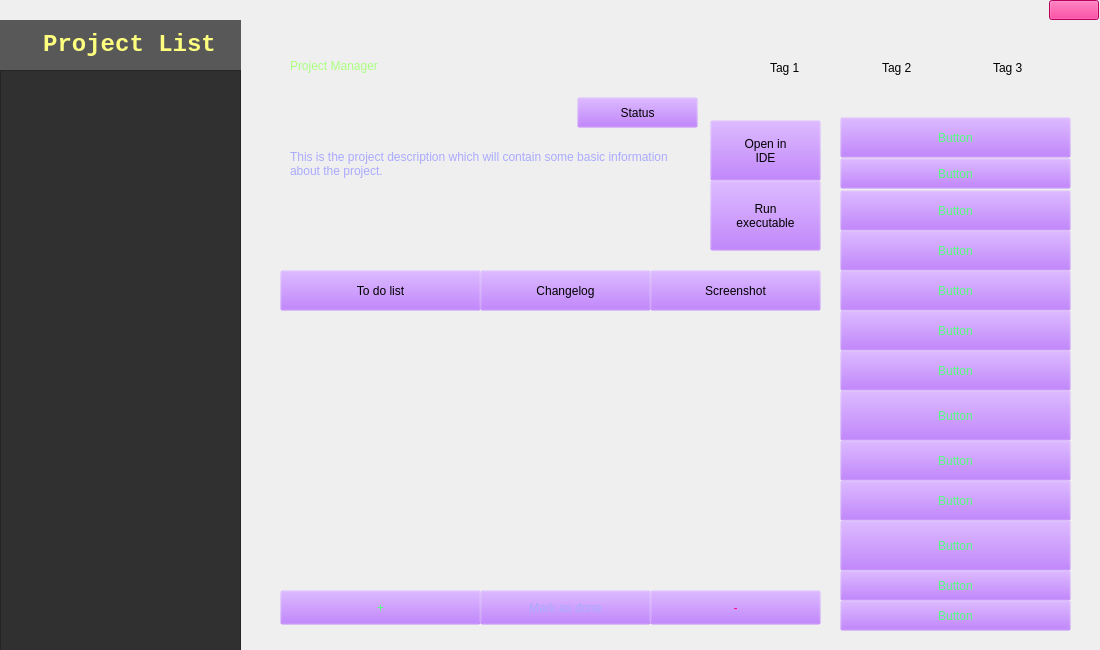
<?xml version="1.0" encoding="UTF-8"?>
<ui version="4.0">
 <class>Manager</class>
 <widget class="QMainWindow" name="Manager">
  <property name="geometry">
   <rect>
    <x>0</x>
    <y>0</y>
    <width>1100</width>
    <height>650</height>
   </rect>
  </property>
  <property name="windowTitle">
   <string>Manager</string>
  </property>
  <property name="autoFillBackground">
   <bool>false</bool>
  </property>
  <property name="styleSheet">
   <string notr="true"/>
  </property>
  <widget class="QWidget" name="centralwidget">
   <property name="styleSheet">
    <string notr="true"/>
   </property>
   <widget class="QPushButton" name="quitButton">
    <property name="geometry">
     <rect>
      <x>1049</x>
      <y>0</y>
      <width>50</width>
      <height>20</height>
     </rect>
    </property>
    <property name="styleSheet">
     <string notr="true">font: 75 12pt &quot;Consolas&quot;;
background-color: rgb(255, 0, 127);</string>
    </property>
    <property name="text">
     <string/>
    </property>
   </widget>
   <widget class="QListWidget" name="projectsList">
    <property name="geometry">
     <rect>
      <x>0</x>
      <y>70</y>
      <width>241</width>
      <height>581</height>
     </rect>
    </property>
    <property name="styleSheet">
     <string notr="true">background-color: rgb(48, 48, 48);
color: rgb(170, 85, 255);
font: 14pt &quot;Consolas&quot;;</string>
    </property>
   </widget>
   <widget class="QLabel" name="projectListLabel">
    <property name="geometry">
     <rect>
      <x>0</x>
      <y>20</y>
      <width>241</width>
      <height>50</height>
     </rect>
    </property>
    <property name="font">
     <font>
      <family>Consolas</family>
      <pointsize>18</pointsize>
      <weight>75</weight>
      <bold>true</bold>
     </font>
    </property>
    <property name="styleSheet">
     <string notr="true">background-color: rgb(88, 88, 88);
color: rgb(255, 255, 127);</string>
    </property>
    <property name="text">
     <string>   Project List</string>
    </property>
   </widget>
   <widget class="QLabel" name="projectName">
    <property name="geometry">
     <rect>
      <x>290</x>
      <y>40</y>
      <width>431</width>
      <height>51</height>
     </rect>
    </property>
    <property name="styleSheet">
     <string notr="true">font: 75 25pt &quot;Consolas&quot;;
color: rgb(170, 255, 127);</string>
    </property>
    <property name="text">
     <string>Project Manager</string>
    </property>
   </widget>
   <widget class="QLabel" name="Tag1">
    <property name="geometry">
     <rect>
      <x>770</x>
      <y>47</y>
      <width>91</width>
      <height>41</height>
     </rect>
    </property>
    <property name="styleSheet">
     <string notr="true">font: 16pt &quot;Consolas&quot;;</string>
    </property>
    <property name="text">
     <string>Tag 1</string>
    </property>
   </widget>
   <widget class="QLabel" name="Tag2">
    <property name="geometry">
     <rect>
      <x>882</x>
      <y>47</y>
      <width>91</width>
      <height>41</height>
     </rect>
    </property>
    <property name="styleSheet">
     <string notr="true">font: 16pt &quot;Consolas&quot;;</string>
    </property>
    <property name="text">
     <string>Tag 2</string>
    </property>
   </widget>
   <widget class="QLabel" name="Tag3">
    <property name="geometry">
     <rect>
      <x>993</x>
      <y>47</y>
      <width>91</width>
      <height>41</height>
     </rect>
    </property>
    <property name="styleSheet">
     <string notr="true">font: 16pt &quot;Consolas&quot;;</string>
    </property>
    <property name="text">
     <string>Tag 3</string>
    </property>
   </widget>
   <widget class="QLabel" name="projectDescription">
    <property name="geometry">
     <rect>
      <x>290</x>
      <y>150</y>
      <width>401</width>
      <height>121</height>
     </rect>
    </property>
    <property name="styleSheet">
     <string notr="true">font: 14pt &quot;Consolas&quot;;
color: rgb(170, 170, 255);</string>
    </property>
    <property name="text">
     <string>This is the project description which will contain some basic information about the project.</string>
    </property>
    <property name="alignment">
     <set>Qt::AlignLeading|Qt::AlignLeft|Qt::AlignTop</set>
    </property>
    <property name="wordWrap">
     <bool>true</bool>
    </property>
   </widget>
   <widget class="QPushButton" name="statusButton">
    <property name="geometry">
     <rect>
      <x>577</x>
      <y>97</y>
      <width>121</width>
      <height>31</height>
     </rect>
    </property>
    <property name="styleSheet">
     <string notr="true">font: 18pt &quot;Consolas&quot;;
background-color: rgba(170, 85, 255, 0);</string>
    </property>
    <property name="text">
     <string>Status</string>
    </property>
   </widget>
   <widget class="QPushButton" name="openInIDE">
    <property name="geometry">
     <rect>
      <x>710</x>
      <y>120</y>
      <width>111</width>
      <height>61</height>
     </rect>
    </property>
    <property name="styleSheet">
     <string notr="true">font: 14pt &quot;Consolas&quot;;
background-color: rgba(170, 85, 255, 0);</string>
    </property>
    <property name="text">
     <string>Open in
IDE</string>
    </property>
   </widget>
   <widget class="QPushButton" name="runExe">
    <property name="geometry">
     <rect>
      <x>710</x>
      <y>180</y>
      <width>111</width>
      <height>71</height>
     </rect>
    </property>
    <property name="styleSheet">
     <string notr="true">font: 12pt &quot;Consolas&quot;;
background-color: rgba(170, 85, 255, 0);</string>
    </property>
    <property name="text">
     <string>Run
executable</string>
    </property>
   </widget>
   <widget class="QPushButton" name="toDoList">
    <property name="geometry">
     <rect>
      <x>280</x>
      <y>270</y>
      <width>201</width>
      <height>41</height>
     </rect>
    </property>
    <property name="styleSheet">
     <string notr="true">font: 12pt &quot;Consolas&quot;;
background-color: rgba(170, 85, 255, 0);</string>
    </property>
    <property name="text">
     <string>To do list</string>
    </property>
   </widget>
   <widget class="QPushButton" name="changelog">
    <property name="geometry">
     <rect>
      <x>480</x>
      <y>270</y>
      <width>171</width>
      <height>41</height>
     </rect>
    </property>
    <property name="styleSheet">
     <string notr="true">font: 12pt &quot;Consolas&quot;;
background-color: rgba(170, 85, 255, 0);</string>
    </property>
    <property name="text">
     <string>Changelog</string>
    </property>
   </widget>
   <widget class="QPushButton" name="screenshot">
    <property name="geometry">
     <rect>
      <x>650</x>
      <y>270</y>
      <width>171</width>
      <height>41</height>
     </rect>
    </property>
    <property name="styleSheet">
     <string notr="true">font: 12pt &quot;Consolas&quot;;
background-color: rgba(170, 85, 255, 0);</string>
    </property>
    <property name="text">
     <string>Screenshot</string>
    </property>
   </widget>
   <widget class="QPushButton" name="button">
    <property name="geometry">
     <rect>
      <x>840</x>
      <y>117</y>
      <width>231</width>
      <height>41</height>
     </rect>
    </property>
    <property name="styleSheet">
     <string notr="true">font: 12pt &quot;Consolas&quot;;
background-color: rgba(170, 85, 255, 0);
color: rgb(85, 255, 127);</string>
    </property>
    <property name="text">
     <string>Button</string>
    </property>
   </widget>
   <widget class="QPushButton" name="button_2">
    <property name="geometry">
     <rect>
      <x>840</x>
      <y>158</y>
      <width>231</width>
      <height>31</height>
     </rect>
    </property>
    <property name="styleSheet">
     <string notr="true">font: 12pt &quot;Consolas&quot;;
background-color: rgba(170, 85, 255, 0);
color: rgb(85, 255, 127);</string>
    </property>
    <property name="text">
     <string>Button</string>
    </property>
   </widget>
   <widget class="QPushButton" name="button_3">
    <property name="geometry">
     <rect>
      <x>840</x>
      <y>190</y>
      <width>231</width>
      <height>41</height>
     </rect>
    </property>
    <property name="styleSheet">
     <string notr="true">font: 12pt &quot;Consolas&quot;;
background-color: rgba(170, 85, 255, 0);
color: rgb(85, 255, 127);</string>
    </property>
    <property name="text">
     <string>Button</string>
    </property>
   </widget>
   <widget class="QPushButton" name="button_4">
    <property name="geometry">
     <rect>
      <x>840</x>
      <y>230</y>
      <width>231</width>
      <height>41</height>
     </rect>
    </property>
    <property name="styleSheet">
     <string notr="true">font: 12pt &quot;Consolas&quot;;
background-color: rgba(170, 85, 255, 0);
color: rgb(85, 255, 127);</string>
    </property>
    <property name="text">
     <string>Button</string>
    </property>
   </widget>
   <widget class="QPushButton" name="button_5">
    <property name="geometry">
     <rect>
      <x>840</x>
      <y>270</y>
      <width>231</width>
      <height>41</height>
     </rect>
    </property>
    <property name="styleSheet">
     <string notr="true">font: 12pt &quot;Consolas&quot;;
background-color: rgba(170, 85, 255, 0);
color: rgb(85, 255, 127);</string>
    </property>
    <property name="text">
     <string>Button</string>
    </property>
   </widget>
   <widget class="QPushButton" name="button_6">
    <property name="geometry">
     <rect>
      <x>840</x>
      <y>310</y>
      <width>231</width>
      <height>41</height>
     </rect>
    </property>
    <property name="styleSheet">
     <string notr="true">font: 12pt &quot;Consolas&quot;;
background-color: rgba(170, 85, 255, 0);
color: rgb(85, 255, 127);</string>
    </property>
    <property name="text">
     <string>Button</string>
    </property>
   </widget>
   <widget class="QPushButton" name="button_7">
    <property name="geometry">
     <rect>
      <x>840</x>
      <y>350</y>
      <width>231</width>
      <height>41</height>
     </rect>
    </property>
    <property name="styleSheet">
     <string notr="true">font: 12pt &quot;Consolas&quot;;
background-color: rgba(170, 85, 255, 0);
color: rgb(85, 255, 127);</string>
    </property>
    <property name="text">
     <string>Button</string>
    </property>
   </widget>
   <widget class="QPushButton" name="button_8">
    <property name="geometry">
     <rect>
      <x>840</x>
      <y>390</y>
      <width>231</width>
      <height>51</height>
     </rect>
    </property>
    <property name="styleSheet">
     <string notr="true">font: 12pt &quot;Consolas&quot;;
background-color: rgba(170, 85, 255, 0);
color: rgb(85, 255, 127);</string>
    </property>
    <property name="text">
     <string>Button</string>
    </property>
   </widget>
   <widget class="QPushButton" name="button_9">
    <property name="geometry">
     <rect>
      <x>840</x>
      <y>440</y>
      <width>231</width>
      <height>41</height>
     </rect>
    </property>
    <property name="styleSheet">
     <string notr="true">font: 12pt &quot;Consolas&quot;;
background-color: rgba(170, 85, 255, 0);
color: rgb(85, 255, 127);</string>
    </property>
    <property name="text">
     <string>Button</string>
    </property>
   </widget>
   <widget class="QPushButton" name="button_10">
    <property name="geometry">
     <rect>
      <x>840</x>
      <y>480</y>
      <width>231</width>
      <height>41</height>
     </rect>
    </property>
    <property name="styleSheet">
     <string notr="true">font: 12pt &quot;Consolas&quot;;
background-color: rgba(170, 85, 255, 0);
color: rgb(85, 255, 127);</string>
    </property>
    <property name="text">
     <string>Button</string>
    </property>
   </widget>
   <widget class="QPushButton" name="button_11">
    <property name="geometry">
     <rect>
      <x>840</x>
      <y>520</y>
      <width>231</width>
      <height>51</height>
     </rect>
    </property>
    <property name="styleSheet">
     <string notr="true">font: 12pt &quot;Consolas&quot;;
background-color: rgba(170, 85, 255, 0);
color: rgb(85, 255, 127);</string>
    </property>
    <property name="text">
     <string>Button</string>
    </property>
   </widget>
   <widget class="QPushButton" name="button_12">
    <property name="geometry">
     <rect>
      <x>840</x>
      <y>570</y>
      <width>231</width>
      <height>31</height>
     </rect>
    </property>
    <property name="styleSheet">
     <string notr="true">font: 12pt &quot;Consolas&quot;;
background-color: rgba(170, 85, 255, 0);
color: rgb(85, 255, 127);</string>
    </property>
    <property name="text">
     <string>Button</string>
    </property>
   </widget>
   <widget class="QPushButton" name="button_13">
    <property name="geometry">
     <rect>
      <x>840</x>
      <y>600</y>
      <width>231</width>
      <height>31</height>
     </rect>
    </property>
    <property name="styleSheet">
     <string notr="true">font: 12pt &quot;Consolas&quot;;
background-color: rgba(170, 85, 255, 0);
color: rgb(85, 255, 127);</string>
    </property>
    <property name="text">
     <string>Button</string>
    </property>
   </widget>
   <widget class="QPushButton" name="addTask">
    <property name="geometry">
     <rect>
      <x>280</x>
      <y>590</y>
      <width>201</width>
      <height>35</height>
     </rect>
    </property>
    <property name="styleSheet">
     <string notr="true">font: 12pt &quot;Consolas&quot;;
background-color: rgba(170, 85, 255, 0);
color: rgb(85, 255, 127);</string>
    </property>
    <property name="text">
     <string>+</string>
    </property>
   </widget>
   <widget class="QPushButton" name="markDoneOrNotDone">
    <property name="geometry">
     <rect>
      <x>480</x>
      <y>590</y>
      <width>171</width>
      <height>35</height>
     </rect>
    </property>
    <property name="styleSheet">
     <string notr="true">font: 12pt &quot;Consolas&quot;;
background-color: rgba(170, 85, 255, 0);
color: rgb(170, 170, 255);</string>
    </property>
    <property name="text">
     <string>Mark as done</string>
    </property>
   </widget>
   <widget class="QPushButton" name="removeTask">
    <property name="geometry">
     <rect>
      <x>650</x>
      <y>590</y>
      <width>171</width>
      <height>35</height>
     </rect>
    </property>
    <property name="styleSheet">
     <string notr="true">font: 12pt &quot;Consolas&quot;;
background-color: rgba(170, 85, 255, 0);
color: rgb(255, 0, 127);</string>
    </property>
    <property name="text">
     <string>-</string>
    </property>
   </widget>
   <widget class="QListWidget" name="List">
    <property name="geometry">
     <rect>
      <x>285</x>
      <y>311</y>
      <width>530</width>
      <height>278</height>
     </rect>
    </property>
    <property name="styleSheet">
     <string notr="true">background-color: rgba(255, 255, 255, 0);
font: 14pt &quot;Consolas&quot;;
</string>
    </property>
   </widget>
  </widget>
 </widget>
 <resources/>
 <connections/>
</ui>
